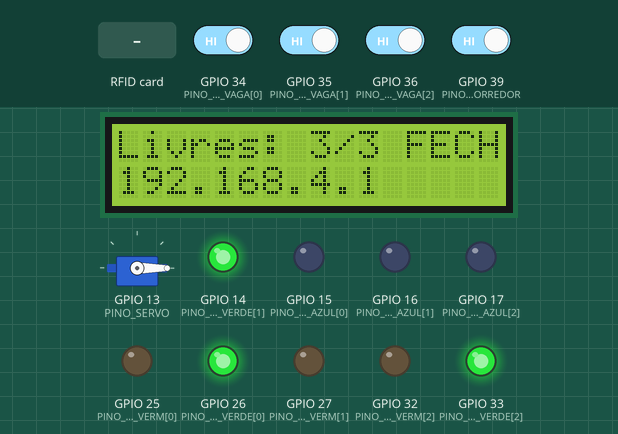
Simulated run of this sketch. Board: ESP32. Shown: 16×2 character LCD, servo, output pins drawn as LEDs (lit = HIGH). Dashed ring = blinking. The inputs (shaded band) are chosen by the test bench; at power-on: GPIO 34 (PINO_SENSOR_VAGA[0]), GPIO 35 (PINO_SENSOR_VAGA[1]), GPIO 36 (PINO_SENSOR_VAGA[2]), GPIO 39 (PINO_SENSOR_CORREDOR) HIGH. WiFi joins after 1.5 s; servers stay silent unless stated; the local clock reads 2024-03-15 10:24:30 at power-on unless the sketch sets it; what the sketch prints to the serial monitor is not drawn.

Above: at 1.6 s.
1.7 s: RFID card A5 2F 3C 11 held to the reader
At 2.5 s:
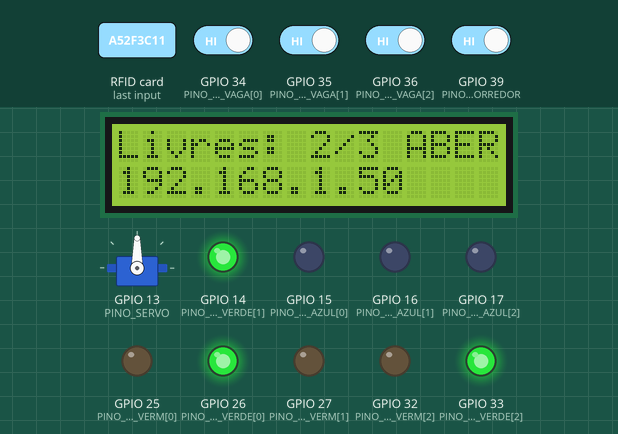
3.5 s: RFID card 5E 7A 19 C4 held to the reader
At 4.3 s:
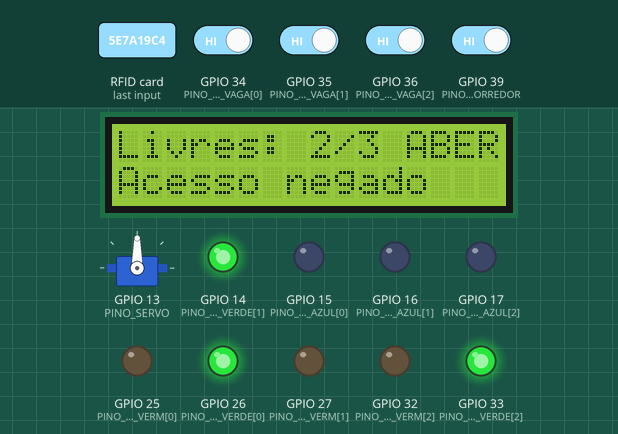
6.5 s: GPIO 39 (PINO_SENSOR_CORREDOR) driven LOW
At 7.04 s:
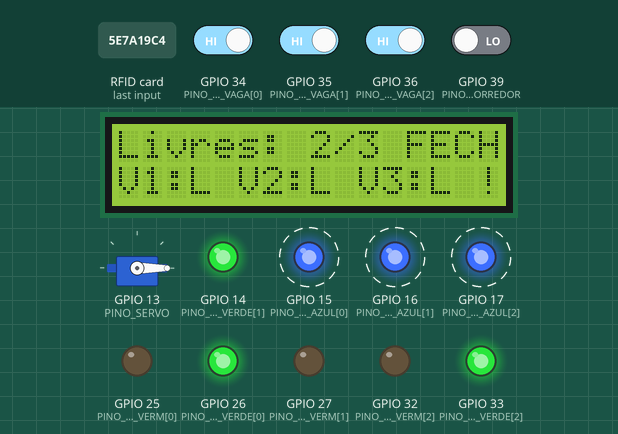
8.4 s: GPIO 34 (PINO_SENSOR_VAGA[0]) driven LOW
At 9.51 s:
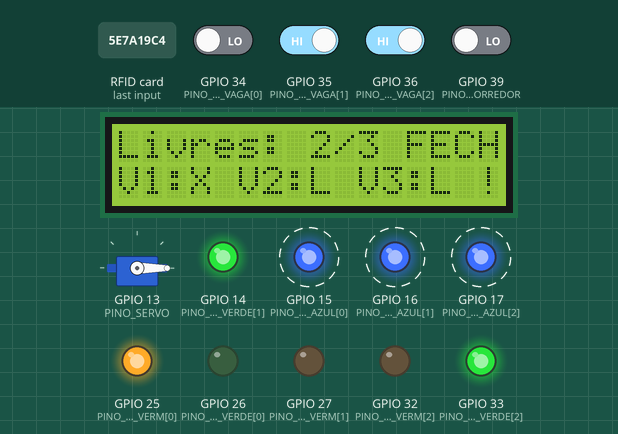
11.1 s: GPIO 35 (PINO_SENSOR_VAGA[1]) driven LOW
At 11.96 s:
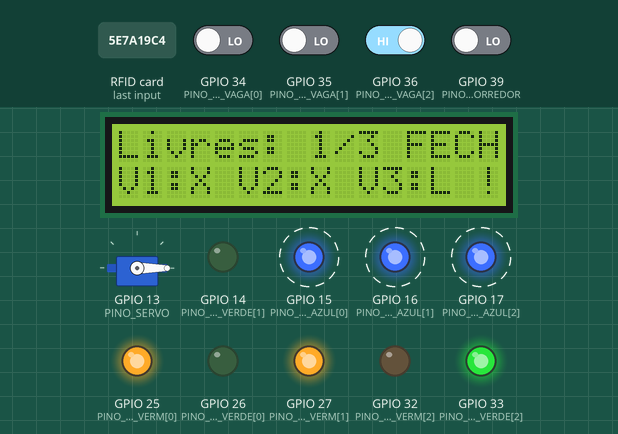
13.5 s: GPIO 36 (PINO_SENSOR_VAGA[2]) driven LOW
At 14.42 s:
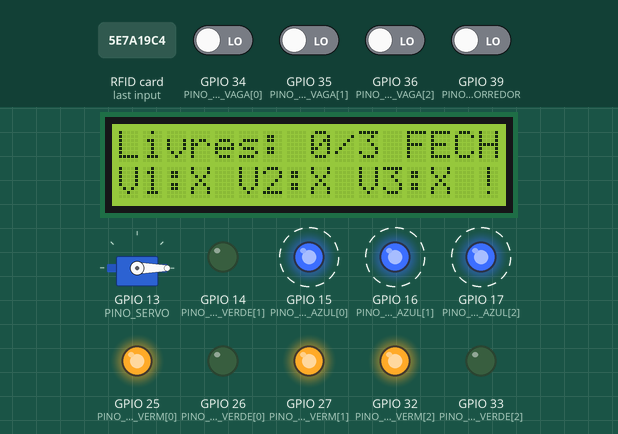
Timing chart, 0 to 17.0 s (numbered marks = the images above; inputs shaded):
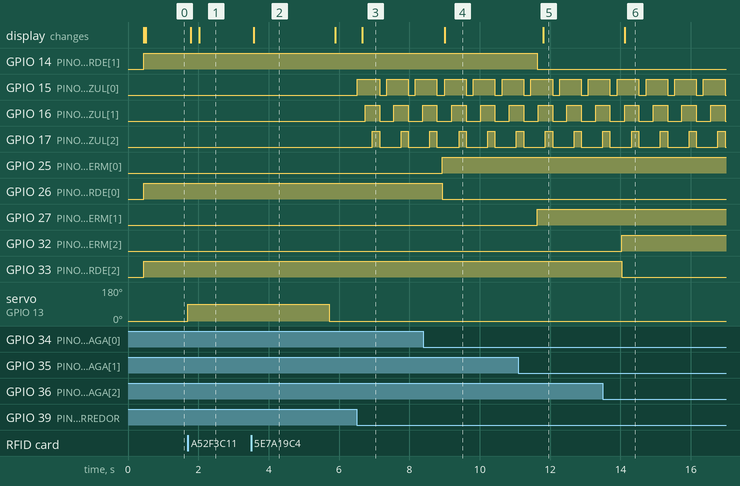

The sketch:

Estacionamento_Inteligente.ino
```cpp
// =====================================================================
//  ESTACIONAMENTO INTELIGENTE - PUCPR 2026/02
//  Conectividade de Sistemas Ciberfisicos - Prof. Fabio Bettio
//
//  Tudo roda em UM ESP32:
//   - 3 vagas com sensor IR + LED RGB (verde = livre, vermelho = ocupada)
//   - sensor IR no corredor -> LEDs azuis "em cascata" (saida bloqueada)
//   - leitor RFID na entrada -> abre a cancela (servo) se houver vaga
//   - LCD 16x2 com vagas livres e mensagens
//   - site embarcado com status em tempo real + log de eventos
//
//  Placa: NodeMCU-32S (ou "ESP32 Dev Module")  |  Core esp32 3.x
//  Bibliotecas (Gerenciador de Bibliotecas):
//   - MFRC522 (GithubCommunity)
//   - ESP32Servo (Kevin Harrington)
//   - LiquidCrystal I2C (Frank de Brabander)
//  WiFi, WebServer, ESPmDNS, SPI e Wire ja vem com a placa.
// =====================================================================

#include <WiFi.h>
#include <WebServer.h>
#include <ESPmDNS.h>
#include <SPI.h>
#include <Wire.h>
#include <MFRC522.h>
#include <ESP32Servo.h>
#include <LiquidCrystal_I2C.h>
#include <time.h>

// ======================= CONFIGURACOES ===============================

// Rede do ESP32 (sempre ligada). Conecte o celular nela e abra
// http://192.168.4.1  - senha com no minimo 8 caracteres.
const char* AP_NOME  = "Estacionamento-IoT";
const char* AP_SENHA = "pucpr2026";

// (Opcional) Rede com internet, para o log ter hora certa (NTP).
// Deixe "" se nao quiser usar. So redes 2,4 GHz com senha simples (WPA2).
const char* WIFI_NOME  = "Waked 2.4g";
const char* WIFI_SENHA = "libano0712";

// Endereco do LCD (descubra com o teste T06_Scanner_I2C)
#define LCD_ENDERECO 0x27

// Cartoes cadastrados: coloque os UIDs que o teste T08_RFID mostrou.
struct Cartao { const char* uid; const char* nome; bool dentro; };
Cartao cartoes[] = {
  {"A5 2F 3C 11", "Cartao branco", false},   // <-- troque pelo seu UID
  {"12 34 56 78", "Chaveiro azul", false},   // <-- troque pelo seu UID
};
const int QTD_CARTOES = sizeof(cartoes) / sizeof(cartoes[0]);

// Cancela
#define ANG_FECHADA        0
#define ANG_ABERTA        90
#define TEMPO_ABERTA_MS 4000

// Quanto tempo o alerta azul fica ligado depois que o carro passou
#define ALERTA_CORREDOR_MS 3000

// Leitura precisa ficar estavel por esse tempo para mudar a vaga
// (evita "piscar" quando a mao passa na frente do sensor)
#define ESTABILIDADE_MS 500

// ======================= PINOS =======================================

const int PINO_SENSOR_VAGA[3] = {34, 35, 36};   // 36 = VP
#define   PINO_SENSOR_CORREDOR 39               // 39 = VN
const int PINO_LED_VERM[3]    = {25, 27, 32};
const int PINO_LED_VERDE[3]   = {26, 14, 33};
const int PINO_LED_AZUL[3]    = {15, 16, 17};
#define   PINO_SERVO  13
#define   RFID_SS      5
#define   RFID_RST     4
#define   RFID_SCK    18
#define   RFID_MISO   19
#define   RFID_MOSI   23
#define   LCD_SDA     21
#define   LCD_SCL     22

// ======================= OBJETOS =====================================

WebServer servidor(80);
MFRC522 rfid(RFID_SS, RFID_RST);
Servo cancela;
LiquidCrystal_I2C lcd(LCD_ENDERECO, 16, 2);

// ======================= ESTADO ======================================

bool vagaOcupada[3]     = {false, false, false};
bool leituraAnterior[3] = {false, false, false};
unsigned long mudouEm[3] = {0, 0, 0};

unsigned long ultimoCarroCorredor = 0;
bool corredorBloqueado = false;
int  passoCascata = 0;
unsigned long ultimoPassoCascata = 0;

bool cancelaAberta = false;
unsigned long fecharCancelaEm = 0;

String ultimoAcesso = "nenhum";
String mensagemLcd = "";
unsigned long mensagemLcdAte = 0;

bool ntpIniciado = false;
bool avisouIpRede = false;

// Log circular com os ultimos eventos
#define TAM_LOG 25
String logEventos[TAM_LOG];
int logInicio = 0, logQtd = 0;

// ======================= FUNCOES DE APOIO ============================

String horaAtual() {
  struct tm t;
  if (ntpIniciado && getLocalTime(&t, 10)) {
    char buf[9];
    strftime(buf, sizeof(buf), "%H:%M:%S", &t);
    return String(buf);
  }
  // Sem internet: mostra o tempo desde que a placa ligou
  unsigned long s = millis() / 1000;
  char buf[12];
  snprintf(buf, sizeof(buf), "+%02lu:%02lu:%02lu", s / 3600, (s / 60) % 60, s % 60);
  return String(buf);
}

void registrar(const String& texto) {
  String linha = horaAtual() + " - " + texto;
  Serial.println(linha);
  int pos = (logInicio + logQtd) % TAM_LOG;
  if (logQtd < TAM_LOG) {
    logQtd++;
  } else {
    logInicio = (logInicio + 1) % TAM_LOG;   // descarta o mais antigo
  }
  logEventos[pos] = linha;
}

void mostrarMensagem(const String& msg, unsigned long duracaoMs) {
  mensagemLcd = msg;
  mensagemLcdAte = millis() + duracaoMs;
}

int vagasOcupadas() {
  int n = 0;
  for (int i = 0; i < 3; i++) if (vagaOcupada[i]) n++;
  return n;
}

int carrosDentro() {
  int n = 0;
  for (int i = 0; i < QTD_CARTOES; i++) if (cartoes[i].dentro) n++;
  return n;
}

// Um carro que acabou de entrar ainda nao parou na vaga,
// entao consideramos o maior valor entre sensores e cartoes la dentro.
int vagasLivres() {
  int ocupadas = max(vagasOcupadas(), carrosDentro());
  return max(0, 3 - ocupadas);
}

// ======================= VAGAS =======================================

void atualizarVagas() {
  for (int i = 0; i < 3; i++) {
    bool leitura = (digitalRead(PINO_SENSOR_VAGA[i]) == LOW);  // LOW = objeto
    if (leitura != leituraAnterior[i]) {
      leituraAnterior[i] = leitura;
      mudouEm[i] = millis();
    }
    if (leitura != vagaOcupada[i] && millis() - mudouEm[i] > ESTABILIDADE_MS) {
      vagaOcupada[i] = leitura;
      registrar("Vaga 0" + String(i + 1) + (leitura ? " ocupada" : " liberada"));
    }
    digitalWrite(PINO_LED_VERM[i],  vagaOcupada[i] ? HIGH : LOW);
    digitalWrite(PINO_LED_VERDE[i], vagaOcupada[i] ? LOW  : HIGH);
  }
}

// ======================= CORREDOR (LEDs azuis em cascata) ============

void atualizarCorredor() {
  if (digitalRead(PINO_SENSOR_CORREDOR) == LOW) {
    if (!corredorBloqueado) registrar("Veiculo no corredor - saida bloqueada");
    ultimoCarroCorredor = millis();
    corredorBloqueado = true;
  } else if (corredorBloqueado && millis() - ultimoCarroCorredor > ALERTA_CORREDOR_MS) {
    corredorBloqueado = false;
    registrar("Corredor livre");
  }

  if (!corredorBloqueado) {
    for (int i = 0; i < 3; i++) digitalWrite(PINO_LED_AZUL[i], LOW);
    passoCascata = 0;
    return;
  }

  // Cascata: acende 1, depois 1+2, depois 1+2+3, apaga tudo, repete
  if (millis() - ultimoPassoCascata > 200) {
    ultimoPassoCascata = millis();
    passoCascata = (passoCascata + 1) % 4;
    for (int i = 0; i < 3; i++) {
      digitalWrite(PINO_LED_AZUL[i], (i < passoCascata) ? HIGH : LOW);
    }
  }
}

// ======================= CANCELA =====================================

void abrirCancela() {
  cancela.write(ANG_ABERTA);
  if (!cancelaAberta) registrar("Cancela aberta");
  cancelaAberta = true;
  fecharCancelaEm = millis() + TEMPO_ABERTA_MS;
}

void atualizarCancela() {
  if (cancelaAberta && (long)(millis() - fecharCancelaEm) >= 0) {
    cancela.write(ANG_FECHADA);
    cancelaAberta = false;
    registrar("Cancela fechada");
  }
}

// ======================= RFID ========================================

void atualizarRfid() {
  if (!rfid.PICC_IsNewCardPresent() || !rfid.PICC_ReadCardSerial()) return;

  String uid = "";
  for (byte i = 0; i < rfid.uid.size; i++) {
    char hex[4];
    snprintf(hex, sizeof(hex), "%02X", rfid.uid.uidByte[i]);
    if (i > 0) uid += " ";
    uid += hex;
  }
  rfid.PICC_HaltA();
  rfid.PCD_StopCrypto1();

  int idx = -1;
  for (int i = 0; i < QTD_CARTOES; i++) {
    if (uid.equalsIgnoreCase(cartoes[i].uid)) { idx = i; break; }
  }

  if (idx < 0) {
    registrar("Cartao " + uid + " NAO cadastrado - acesso negado");
    mostrarMensagem("Acesso negado", 3000);
    return;
  }

  Cartao& c = cartoes[idx];
  if (c.dentro) {
    // Saida: sempre libera
    c.dentro = false;
    registrar("Cartao " + uid + " (" + c.nome + ") saiu");
    ultimoAcesso = "Saida " + uid + " as " + horaAtual();
    mostrarMensagem("Volte sempre!", 3000);
    abrirCancela();
  } else if (vagasLivres() > 0) {
    c.dentro = true;
    registrar("Cartao " + uid + " (" + c.nome + ") entrou");
    ultimoAcesso = "Entrada " + uid + " as " + horaAtual();
    mostrarMensagem("Bem-vindo!", 3000);
    abrirCancela();
  } else {
    registrar("Cartao " + uid + " barrado - estacionamento lotado");
    mostrarMensagem("LOTADO", 3000);
  }
}

// ======================= LCD =========================================

void atualizarLcd() {
  static String linha0Antiga = "", linha1Antiga = "";
  static unsigned long ultimo = 0;
  if (millis() - ultimo < 250) return;   // atualiza 4x por segundo, no maximo
  ultimo = millis();

  String l0 = "Livres: " + String(vagasLivres()) + "/3 " + (cancelaAberta ? "ABER" : "FECH");
  String l1;
  if (millis() < mensagemLcdAte) {
    l1 = mensagemLcd;
  } else {
    l1 = "";
    for (int i = 0; i < 3; i++) {
      l1 += "V" + String(i + 1) + ":" + (vagaOcupada[i] ? "X " : "L ");
    }
    if (corredorBloqueado) l1 += "!";
  }
  while (l0.length() < 16) l0 += " ";
  while (l1.length() < 16) l1 += " ";

  if (l0 != linha0Antiga) { lcd.setCursor(0, 0); lcd.print(l0); linha0Antiga = l0; }
  if (l1 != linha1Antiga) { lcd.setCursor(0, 1); lcd.print(l1); linha1Antiga = l1; }
}

// ======================= WI-FI =======================================

void iniciarWifi() {
  WiFi.mode(WIFI_AP_STA);
  WiFi.softAP(AP_NOME, AP_SENHA);
  Serial.printf("Rede do ESP32: %s  |  abra http://%s\n",
                AP_NOME, WiFi.softAPIP().toString().c_str());

  if (strlen(WIFI_NOME) > 0) {
    WiFi.begin(WIFI_NOME, WIFI_SENHA);
    Serial.printf("Tentando conectar em \"%s\"...\n", WIFI_NOME);
  }
  if (MDNS.begin("estacionamento")) {
    Serial.println("Tambem pode abrir: http://estacionamento.local");
  }
}

void verificarWifi() {
  if (strlen(WIFI_NOME) == 0) return;
  if (WiFi.status() == WL_CONNECTED && !avisouIpRede) {
    avisouIpRede = true;
    String ip = WiFi.localIP().toString();
    Serial.println("Conectado na rede! IP: " + ip);
    mostrarMensagem(ip, 8000);
    configTime(-3 * 3600, 0, "pool.ntp.org", "a.st1.ntp.br");  // horario de Brasilia
    ntpIniciado = true;
  }
}

// ======================= SITE ========================================

const char PAGINA[] PROGMEM = R"HTML(
<!DOCTYPE html><html lang="pt-br"><head><meta charset="utf-8">
<meta name="viewport" content="width=device-width,initial-scale=1">
<title>Estacionamento Inteligente</title>
<style>
 body{font-family:system-ui,Arial,sans-serif;margin:0;background:#f2f4f7;color:#1d2430}
 header{background:#1d2430;color:#fff;padding:16px 20px}
 header h1{margin:0;font-size:20px} header p{margin:4px 0 0;opacity:.7;font-size:13px}
 main{max-width:720px;margin:0 auto;padding:16px}
 .vagas{display:grid;grid-template-columns:repeat(3,1fr);gap:12px}
 .vaga{border-radius:12px;padding:18px 8px;text-align:center;color:#fff;font-weight:600}
 .vaga span{display:block;font-size:13px;font-weight:400;margin-top:6px}
 .livre{background:#1f9d55} .ocupada{background:#d64545}
 .cards{display:grid;grid-template-columns:repeat(3,1fr);gap:12px;margin-top:12px}
 .card{background:#fff;border-radius:12px;padding:12px;text-align:center;font-size:13px}
 .card b{display:block;font-size:20px;margin-top:4px}
 .alerta{background:#2457d6;color:#fff;border-radius:12px;padding:12px;margin-top:12px;
   text-align:center;font-weight:600;display:none}
 h2{font-size:15px;margin:20px 0 8px}
 #log{background:#fff;border-radius:12px;padding:8px 12px;font-family:monospace;
   font-size:13px;max-height:260px;overflow:auto}
 #log div{padding:3px 0;border-bottom:1px solid #eee}
 footer{font-size:12px;opacity:.6;text-align:center;margin:16px 0}
</style></head><body>
<header><h1>Estacionamento Inteligente</h1><p>Status em tempo real - ESP32</p></header>
<main>
 <div class="vagas" id="vagas"></div>
 <div class="alerta" id="alerta">Veiculo no corredor - aguarde para sair</div>
 <div class="cards">
  <div class="card">Vagas livres<b id="livres">-</b></div>
  <div class="card">Cancela<b id="cancela">-</b></div>
  <div class="card">Hora<b id="hora">-</b></div>
 </div>
 <div class="card" style="margin-top:12px">Ultimo acesso: <b id="ultimo" style="font-size:14px">-</b></div>
 <h2>Log de eventos</h2>
 <div id="log"></div>
 <footer id="rodape">conectando...</footer>
</main>
<script>
async function atualizar(){
 try{
  const r = await fetch('/status'); const s = await r.json();
  document.getElementById('vagas').innerHTML = s.vagas.map((o,i)=>
   `<div class="vaga ${o?'ocupada':'livre'}">Vaga 0${i+1}<span>${o?'OCUPADA':'LIVRE'}</span></div>`).join('');
  document.getElementById('livres').textContent = s.livres + ' / 3';
  document.getElementById('cancela').textContent = s.cancela ? 'ABERTA' : 'FECHADA';
  document.getElementById('hora').textContent = s.hora;
  document.getElementById('ultimo').textContent = s.ultimo;
  document.getElementById('alerta').style.display = s.corredor ? 'block' : 'none';
  document.getElementById('log').innerHTML = s.log.slice().reverse().map(l=>`<div>${l}</div>`).join('');
  document.getElementById('rodape').textContent = 'Atualizado automaticamente a cada 1 s';
 }catch(e){ document.getElementById('rodape').textContent = 'Sem conexao com a placa...'; }
}
atualizar(); setInterval(atualizar, 1000);
</script></body></html>
)HTML";

void paginaInicial() {
  servidor.send_P(200, "text/html; charset=utf-8", PAGINA);
}

void paginaStatus() {
  String j = "{\"vagas\":[";
  for (int i = 0; i < 3; i++) {
    j += vagaOcupada[i] ? "true" : "false";
    if (i < 2) j += ",";
  }
  j += "],\"livres\":" + String(vagasLivres());
  j += ",\"cancela\":" + String(cancelaAberta ? "true" : "false");
  j += ",\"corredor\":" + String(corredorBloqueado ? "true" : "false");
  j += ",\"hora\":\"" + horaAtual() + "\"";
  j += ",\"ultimo\":\"" + ultimoAcesso + "\"";
  j += ",\"log\":[";
  for (int k = 0; k < logQtd; k++) {
    if (k > 0) j += ",";
    j += "\"" + logEventos[(logInicio + k) % TAM_LOG] + "\"";
  }
  j += "]}";
  servidor.send(200, "application/json", j);
}

// ======================= SETUP / LOOP ================================

void setup() {
  Serial.begin(115200);
  delay(300);
  Serial.println("\n=== Estacionamento Inteligente ===");

  for (int i = 0; i < 3; i++) {
    pinMode(PINO_SENSOR_VAGA[i], INPUT);
    pinMode(PINO_LED_VERM[i], OUTPUT);
    pinMode(PINO_LED_VERDE[i], OUTPUT);
    pinMode(PINO_LED_AZUL[i], OUTPUT);
  }
  pinMode(PINO_SENSOR_CORREDOR, INPUT);

  Wire.begin(LCD_SDA, LCD_SCL);
  lcd.init();
  lcd.backlight();
  lcd.setCursor(0, 0); lcd.print("Estacionamento");
  lcd.setCursor(0, 1); lcd.print("Iniciando...");

  SPI.begin(RFID_SCK, RFID_MISO, RFID_MOSI, RFID_SS);
  rfid.PCD_Init();

  cancela.setPeriodHertz(50);
  cancela.attach(PINO_SERVO, 500, 2400);
  cancela.write(ANG_FECHADA);

  iniciarWifi();
  servidor.on("/", paginaInicial);
  servidor.on("/status", paginaStatus);
  servidor.begin();

  // Le o estado inicial das vagas sem esperar a estabilizacao
  for (int i = 0; i < 3; i++) {
    vagaOcupada[i] = leituraAnterior[i] = (digitalRead(PINO_SENSOR_VAGA[i]) == LOW);
  }
  registrar("Sistema iniciado");
  mostrarMensagem(WiFi.softAPIP().toString(), 6000);
}

void loop() {
  // Nada aqui usa delay(): cada funcao faz um pouquinho e devolve o
  // controle, assim o site e os sensores respondem ao mesmo tempo.
  servidor.handleClient();
  atualizarVagas();
  atualizarCorredor();
  atualizarRfid();
  atualizarCancela();
  atualizarLcd();
  verificarWifi();
}
```

Measured:
- after the input at 1.7 s, servo on GPIO 13 (PINO_SERVO): 0° → 90° at once; the display: first changes after 0.08 s (image 1 shows a later state)
- after the input at 3.5 s, the display: changes after 0.08 s (image 2)
- after the input at 6.5 s, GPIO 15 (PINO_LED_AZUL[0]): alternates HIGH for 0.62 s and LOW for 0.20 s, starting at once; GPIO 16 (PINO_LED_AZUL[1]): alternates HIGH for 0.41 s and LOW for 0.41 s, starting after 0.24 s
- after the input at 8.4 s, GPIO 25 (PINO_LED_VERM[0]): LOW → HIGH after 0.54 s; GPIO 26 (PINO_LED_VERDE[0]): HIGH → LOW after 0.54 s; the display: changes after 0.60 s (image 4)
- after the input at 11.1 s, GPIO 14 (PINO_LED_VERDE[1]): HIGH → LOW after 0.53 s; GPIO 27 (PINO_LED_VERM[1]): LOW → HIGH after 0.53 s; the display: changes after 0.71 s (image 5)
- after the input at 13.5 s, GPIO 32 (PINO_LED_VERM[2]): LOW → HIGH after 0.53 s; GPIO 33 (PINO_LED_VERDE[2]): HIGH → LOW after 0.53 s; the display: changes after 0.62 s (image 6)
- what the display in image 2 shows lasts 2.3 s, from 3.6 s to 5.9 s
